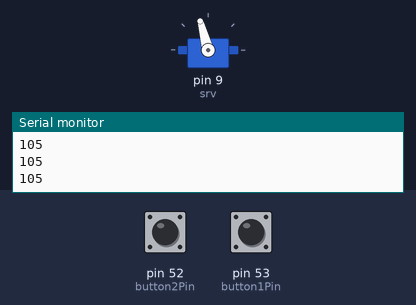
The sketch below on a simulated Arduino Mega 2560, built with avr-gcc and run on an emulated ATmega2560. Parts: servo, the last lines printed to the serial monitor. The inputs (shaded band) are chosen by the test bench; at power-on: pin 52 (button2Pin) HIGH, pin 53 (button1Pin) HIGH.

Above: at 1.2 s.
1.3 s: pin 52 (button2Pin) pulled LOW for 1 s
At 2.8 s:
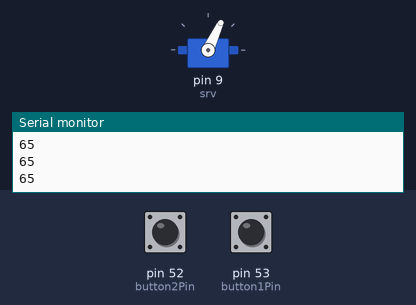
3.8 s: pin 53 (button1Pin) pulled LOW for 3.2 s
At 4.17 s:
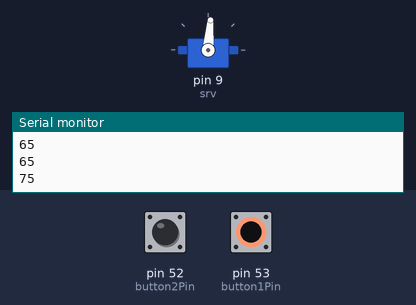
8.5 s: pin 52 (button2Pin) pulled LOW for 3.2 s
At 9.87 s:
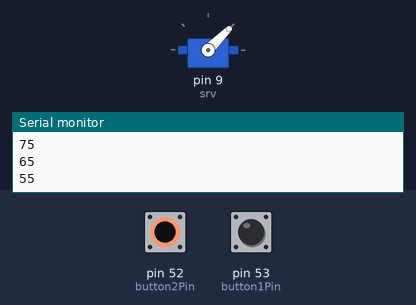
13.2 s: pin 52 (button2Pin) pulled LOW for 0.15 s
At 14.3 s:
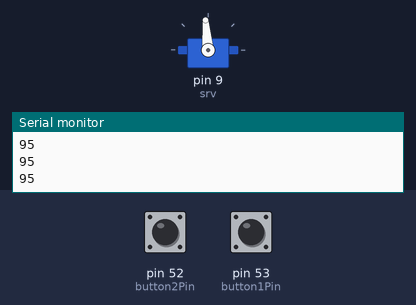
14.8 s: pin 53 (button1Pin) pulled LOW for 0.15 s
At 15.5 s:
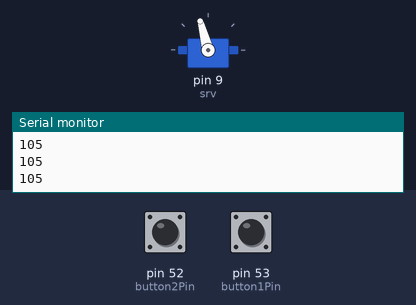
Timing chart, 0 to 17.4 s (numbered marks = the images above; inputs shaded):
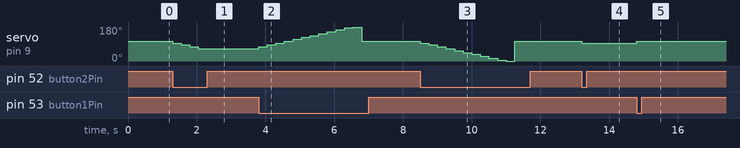

Measured:
- after the input at 1.3 s, servo on pin 9 (srv): 105° → 95° at once, → 85° 0.25 s later, → 75° 0.25 s later, → 65° 0.25 s later
- after the input at 3.8 s, servo on pin 9 (srv): rises from 65° to 180° in 2.8 s, then falls to 105° in 0.25 s
- after the input at 8.5 s, servo on pin 9 (srv): 105° → 95° at once, → 85° 0.25 s later, → 75° 0.25 s later, → 65° 0.25 s later, … (12 changes in this stretch)
- after the input at 13.2 s, servo on pin 9 (srv): 105° → 95° at once
- after the input at 14.8 s, servo on pin 9 (srv): 95° → 105° at once

The sketch:

Servo_Wars.ino
```cpp
#include <Servo.h>

//To assemble this circut, connect a side of a button to 53, and the other to ground. Connect another button to ground and 52
//Then, get a servo's + to 3.3v, - to ground, and and data to PWM 9.
// Now, get a buddy and have fun! To win, spam the button till the servo points to you. If a servo points at your side and then resets, you win!
// But, if a servo points to your opponent and then resets, they win.
Servo srv;
int button1Pin = 53;
int button2Pin = 52;
int pos = 0;

void setup() {
  // put your setup code here, to run once:
  pinMode(button1Pin, INPUT);
  pinMode(button2Pin, INPUT);
  digitalWrite(button1Pin, HIGH);
  digitalWrite(button2Pin, HIGH);
  Serial.begin(9600);
  srv.attach(9);
  srv.write(105);
  pos = 105;
}

void loop() {
  // put your main code here, to run repeatedly:
  Serial.println(pos);
  if (digitalRead(button1Pin) == 0)
  {
    pos += 10;
    srv.write(pos);
    delay(250);
  }
  if (digitalRead(button2Pin) == 0)
  {
    pos -= 10;
    srv.write(pos);
    delay(250);
  }
  if (pos < 0 or pos > 175)
  {
    pos = 105;
    srv.write(pos);
    delay(1000);
  }

}
```
